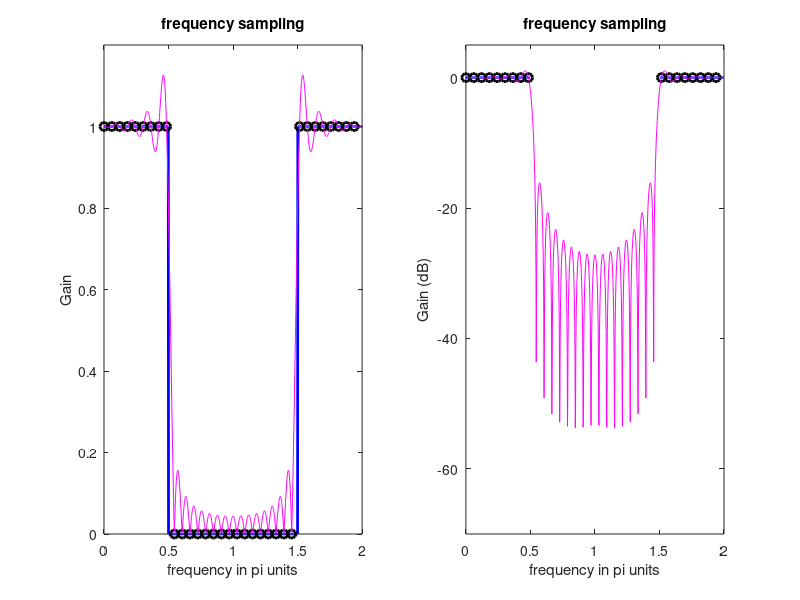

Write the MATLAB code that produced this figure.
clc
close all
clear all

% ideal low-pass filter
Fc = 0.25 ; %normalized cut-off frequency
M = 33 ; % number of filter taps
N = 1024
kd = [0:N]/N;
Hd = zeros(length(kd),1);
Hd(kd<Fc|kd>1-Fc)=1;

k = [0:M-1]/M;
H = zeros(length(k),1);
H(k<Fc|k>1-Fc) = 1 ;

h = fftshift(ifft(H));

Hr = freqz(h ,1 ,2*pi*kd) ;

subplot ( 1 , 2 , 1 )
plot(2*kd, abs(Hd), 'b', 'LineWidth', 2 ) ;
axis([0 2 0 1.2] )
hold on
plot(2*k, abs(H), 'ko', 'LineWidth', 2 ) ;
plot(2*kd, abs(Hr ), 'm') ;
title('frequency sampling') ;
ylabel('Gain'); 
xlabel('frequency in pi units');

subplot ( 1 , 2 , 2 )
plot(2*kd,20*log10(abs(Hd)), 'b', 'LineWidth', 2 ) ;
axis([0 2 -70 5] )
hold on
plot(2*k, 20*log10(abs(H)), 'ko', 'LineWidth', 2 ) ;
plot(2*kd, 20*log10(abs(Hr)), 'm') ;
title('frequency sampling') ;
ylabel('Gain (dB)'); 
xlabel('frequency in pi units');



